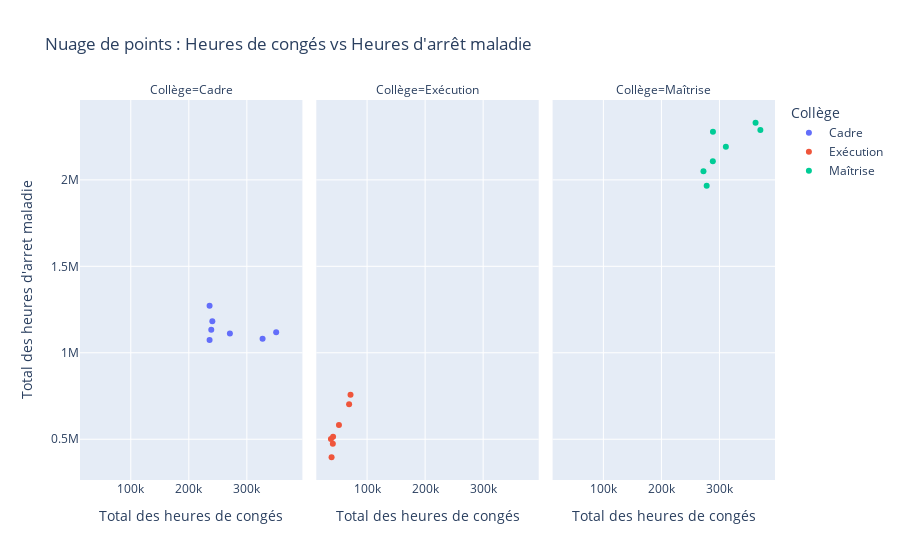

The code cell stored with this chart in its notebook:
### Code cell
# Créer le nuage de points
fig = px.scatter(
    df3,
    x="Total des heures de congés",
    y="Total des heures d'arret maladie",
    facet_col="Collège",
    color="Collège",
    title="Nuage de points : Heures de congés vs Heures d'arrêt maladie",
    labels={"Heures de congés": "Heures de congés", "Heures d'arrêt maladie": "Heures d'arrêt maladie"},
)

# Afficher le graphique
fig.show()

### Figure 1 — Plotly figure (JSON) as saved in the notebook; plotly's stock layout.template omitted (floating-point values rounded to 4 significant figures)
{"data": [{"hovertemplate": "Collège=Cadre<br>Total des heures de congés=%{x}<br>Total des heures d'arret maladie=%{y}<extra></extra>", "legendgroup": "Cadre", "marker": {"color": "#636efa", "symbol": "circle"}, "mode": "markers", "name": "Cadre", "orientation": "v", "showlegend": true, "type": "scatter", "x": [327130, 350507, 270791, 235808, 238688, 235781, 240549], "xaxis": "x", "y": [1081209, 1118943, 1110863, 1073816, 1133519, 1271907, 1182319], "yaxis": "y"}, {"hovertemplate": "Collège=Exécution<br>Total des heures de congés=%{x}<br>Total des heures d'arret maladie=%{y}<extra></extra>", "legendgroup": "Exécution", "marker": {"color": "#EF553B", "symbol": "circle"}, "mode": "markers", "name": "Exécution", "orientation": "v", "showlegend": true, "type": "scatter", "x": [71491, 69055, 51543, 41014, 41404, 37738, 38840], "xaxis": "x2", "y": [756905, 702581, 582413, 474054, 514709, 501590, 395846], "yaxis": "y2"}, {"hovertemplate": "Collège=Maîtrise<br>Total des heures de congés=%{x}<br>Total des heures d'arret maladie=%{y}<extra></extra>", "legendgroup": "Maîtrise", "marker": {"color": "#00cc96", "symbol": "circle"}, "mode": "markers", "name": "Maîtrise", "orientation": "v", "showlegend": true, "type": "scatter", "x": [362252, 370494, 311058, 272459, 288599, 288809, 278008], "xaxis": "x3", "y": [2330284, 2288034, 2191619, 2049466, 2107507, 2277935, 1966648], "yaxis": "y3"}], "layout": {"annotations": [{"font": {}, "showarrow": false, "text": "Collège=Cadre", "x": 0.16, "xanchor": "center", "xref": "paper", "y": 1, "yanchor": "bottom", "yref": "paper"}, {"font": {}, "showarrow": false, "text": "Collège=Exécution", "x": 0.5, "xanchor": "center", "xref": "paper", "y": 1, "yanchor": "bottom", "yref": "paper"}, {"font": {}, "showarrow": false, "text": "Collège=Maîtrise", "x": 0.84, "xanchor": "center", "xref": "paper", "y": 1, "yanchor": "bottom", "yref": "paper"}], "legend": {"title": {"text": "Collège"}, "tracegroupgap": 0}, "title": {"text": "Nuage de points : Heures de congés vs Heures d'arrêt maladie"}, "xaxis": {"anchor": "y", "domain": [0, 0.32], "title": {"text": "Total des heures de congés"}}, "xaxis2": {"anchor": "y2", "domain": [0.34, 0.66], "matches": "x", "title": {"text": "Total des heures de congés"}}, "xaxis3": {"anchor": "y3", "domain": [0.68, 1.0], "matches": "x", "title": {"text": "Total des heures de congés"}}, "yaxis": {"anchor": "x", "domain": [0, 1], "title": {"text": "Total des heures d'arret maladie"}}, "yaxis2": {"anchor": "x2", "domain": [0, 1], "matches": "y", "showticklabels": false}, "yaxis3": {"anchor": "x3", "domain": [0, 1], "matches": "y", "showticklabels": false}}}
